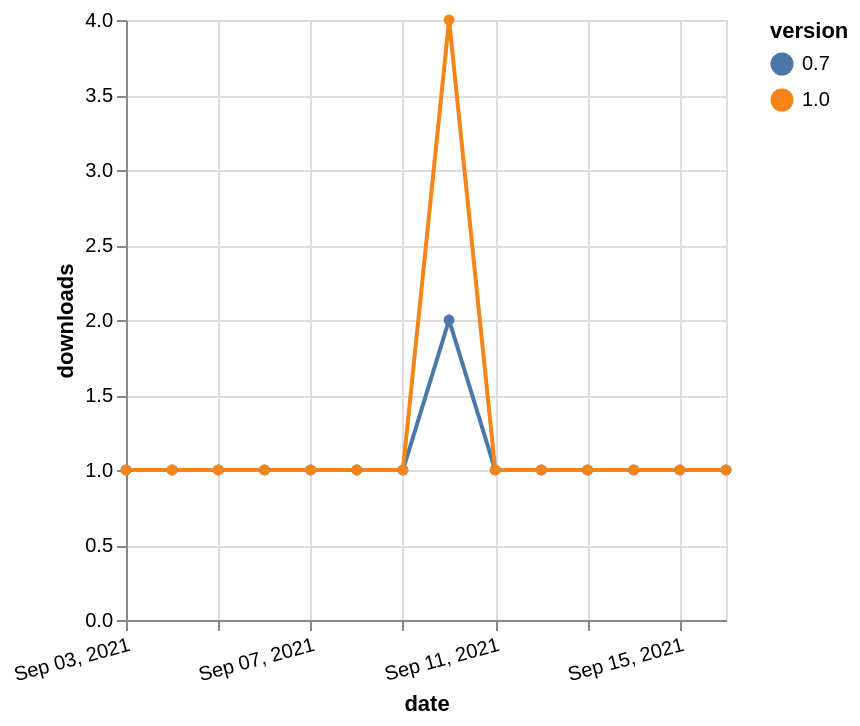

Write a Vega-Lite specification for this figure.
### Vega-Lite specification from a JSON file in a GitHub repository (floating-point values rounded to 4 significant figures)
{"$schema": "https://vega.github.io/schema/vega-lite/v5.json", "description": "A simple bar chart with embedded data.", "data": {"values": [{"date": "2021-09-03", "total": 167, "delta": 1, "version": "0.7"}, {"date": "2021-09-04", "total": 168, "delta": 1, "version": "0.7"}, {"date": "2021-09-05", "total": 169, "delta": 1, "version": "0.7"}, {"date": "2021-09-06", "total": 170, "delta": 1, "version": "0.7"}, {"date": "2021-09-07", "total": 171, "delta": 1, "version": "0.7"}, {"date": "2021-09-08", "total": 172, "delta": 1, "version": "0.7"}, {"date": "2021-09-09", "total": 173, "delta": 1, "version": "0.7"}, {"date": "2021-09-10", "total": 175, "delta": 2, "version": "0.7"}, {"date": "2021-09-11", "total": 176, "delta": 1, "version": "0.7"}, {"date": "2021-09-12", "total": 177, "delta": 1, "version": "0.7"}, {"date": "2021-09-13", "total": 178, "delta": 1, "version": "0.7"}, {"date": "2021-09-14", "total": 179, "delta": 1, "version": "0.7"}, {"date": "2021-09-15", "total": 180, "delta": 1, "version": "0.7"}, {"date": "2021-09-16", "total": 181, "delta": 1, "version": "0.7"}, {"date": "2021-09-03", "total": 197, "delta": 1, "version": "1.0"}, {"date": "2021-09-04", "total": 198, "delta": 1, "version": "1.0"}, {"date": "2021-09-05", "total": 199, "delta": 1, "version": "1.0"}, {"date": "2021-09-06", "total": 200, "delta": 1, "version": "1.0"}, {"date": "2021-09-07", "total": 201, "delta": 1, "version": "1.0"}, {"date": "2021-09-08", "total": 202, "delta": 1, "version": "1.0"}, {"date": "2021-09-09", "total": 203, "delta": 1, "version": "1.0"}, {"date": "2021-09-10", "total": 207, "delta": 4, "version": "1.0"}, {"date": "2021-09-11", "total": 208, "delta": 1, "version": "1.0"}, {"date": "2021-09-12", "total": 209, "delta": 1, "version": "1.0"}, {"date": "2021-09-13", "total": 210, "delta": 1, "version": "1.0"}, {"date": "2021-09-14", "total": 211, "delta": 1, "version": "1.0"}, {"date": "2021-09-15", "total": 212, "delta": 1, "version": "1.0"}, {"date": "2021-09-16", "total": 213, "delta": 1, "version": "1.0"}]}, "width": "container", "mark": {"type": "line", "point": {"filled": true}}, "encoding": {"x": {"field": "date", "type": "temporal", "timeUnit": "yearmonthdate", "title": "date", "axis": {"labelAngle": -15}}, "y": {"field": "delta", "type": "quantitative", "title": "downloads"}, "color": {"field": "version", "type": "nominal"}, "tooltip": {"field": "delta"}}}
